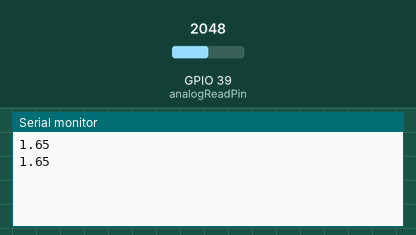
Simulated run of this sketch. Board: ESP32. Parts: the last lines printed to the serial monitor. The test bench sets the inputs (shaded band); at power-on: GPIO 39 (analogReadPin) = 2048.

Above: at 1.8 s.
1.9 s: GPIO 39 (analogReadPin) set to 2866
At 2.5 s:
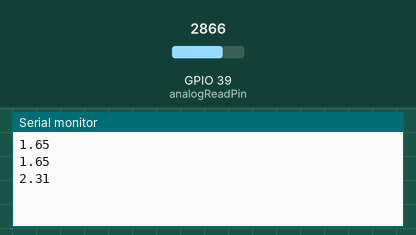
3.4 s: GPIO 39 (analogReadPin) set to 3603
At 4.8 s:
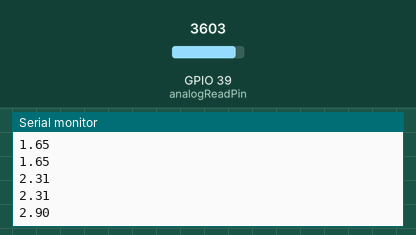
Timing chart, 0 to 6.4 s (numbered marks = the images above; inputs shaded):
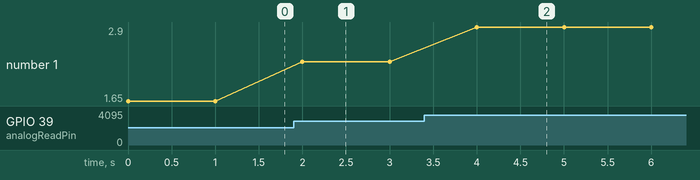

The sketch:

analog_read_ex.ino
```cpp
const int analogReadPin = 39;
int ADC_VALUE = 0;
float voltage_value = 0.0;

void setup() {
  Serial.begin(115200);
}

void loop() {
  ADC_VALUE = analogRead(analogReadPin); // reads in the analog input (0-4095)
  voltage_value = (ADC_VALUE * 3.3 ) / (4095); // converts the analog input to Voltage (0-3.3V)
  Serial.println(voltage_value);
  delay(1000);
}
```

Measured:
- after the input at 1.9 s, the serial monitor: prints a new line after 0.10 s (image 1)
- after the input at 3.4 s, the serial monitor: prints a new line after 0.60 s (image 2)
- plotted number 1: 1.65 → 2.31 after the input at 1.9 s, 2.31 → 2.9 after the input at 3.4 s
